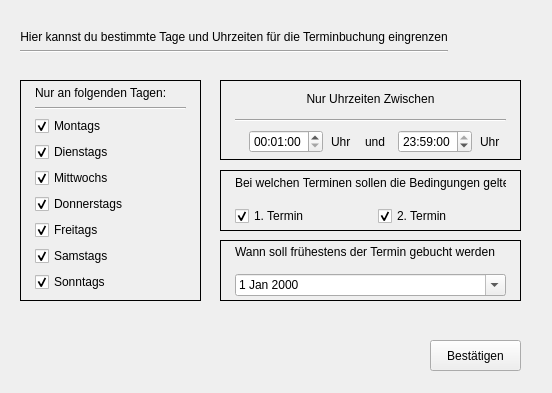
<?xml version="1.0" encoding="UTF-8"?>
<ui version="4.0">
 <class>MainWindow</class>
 <widget class="QMainWindow" name="MainWindow">
  <property name="geometry">
   <rect>
    <x>0</x>
    <y>0</y>
    <width>552</width>
    <height>393</height>
   </rect>
  </property>
  <property name="windowTitle">
   <string>vaccipy</string>
  </property>
  <property name="windowIcon">
   <iconset>
    <normalon>../images/spritze.ico</normalon>
   </iconset>
  </property>
  <widget class="QWidget" name="centralwidget">
   <widget class="QPushButton" name="pushButton">
    <property name="geometry">
     <rect>
      <x>430</x>
      <y>340</y>
      <width>91</width>
      <height>31</height>
     </rect>
    </property>
    <property name="text">
     <string>Bestätigen</string>
    </property>
   </widget>
   <widget class="QWidget" name="verticalLayoutWidget_4">
    <property name="geometry">
     <rect>
      <x>20</x>
      <y>30</y>
      <width>501</width>
      <height>41</height>
     </rect>
    </property>
    <layout class="QVBoxLayout" name="header_layout">
     <property name="sizeConstraint">
      <enum>QLayout::SetFixedSize</enum>
     </property>
     <item>
      <widget class="QLabel" name="header_label">
       <property name="text">
        <string>Hier kannst du bestimmte Tage und Uhrzeiten für die Terminbuchung eingrenzen</string>
       </property>
       <property name="alignment">
        <set>Qt::AlignCenter</set>
       </property>
      </widget>
     </item>
     <item>
      <widget class="Line" name="line_3">
       <property name="orientation">
        <enum>Qt::Horizontal</enum>
       </property>
      </widget>
     </item>
    </layout>
   </widget>
   <widget class="QFrame" name="uhr_frame">
    <property name="geometry">
     <rect>
      <x>220</x>
      <y>80</y>
      <width>301</width>
      <height>80</height>
     </rect>
    </property>
    <property name="sizePolicy">
     <sizepolicy hsizetype="Minimum" vsizetype="Minimum">
      <horstretch>0</horstretch>
      <verstretch>0</verstretch>
     </sizepolicy>
    </property>
    <property name="frameShape">
     <enum>QFrame::Box</enum>
    </property>
    <property name="frameShadow">
     <enum>QFrame::Plain</enum>
    </property>
    <property name="lineWidth">
     <number>1</number>
    </property>
    <widget class="QWidget" name="verticalLayoutWidget_3">
     <property name="geometry">
      <rect>
       <x>10</x>
       <y>0</y>
       <width>281</width>
       <height>81</height>
      </rect>
     </property>
     <layout class="QVBoxLayout" name="uhr_layout">
      <property name="leftMargin">
       <number>5</number>
      </property>
      <property name="topMargin">
       <number>5</number>
      </property>
      <property name="rightMargin">
       <number>5</number>
      </property>
      <property name="bottomMargin">
       <number>5</number>
      </property>
      <item>
       <widget class="QLabel" name="uhr_header_label">
        <property name="frameShadow">
         <enum>QFrame::Sunken</enum>
        </property>
        <property name="text">
         <string>Nur Uhrzeiten Zwischen</string>
        </property>
        <property name="alignment">
         <set>Qt::AlignCenter</set>
        </property>
       </widget>
      </item>
      <item>
       <widget class="Line" name="line_2">
        <property name="orientation">
         <enum>Qt::Horizontal</enum>
        </property>
       </widget>
      </item>
      <item>
       <layout class="QHBoxLayout" name="uhrzeiten_layout" stretch="0,0,0,0,0">
        <property name="spacing">
         <number>8</number>
        </property>
        <property name="leftMargin">
         <number>14</number>
        </property>
        <item>
         <widget class="QTimeEdit" name="start_time">
          <property name="currentSection">
           <enum>QDateTimeEdit::HourSection</enum>
          </property>
          <property name="calendarPopup">
           <bool>false</bool>
          </property>
          <property name="time">
           <time>
            <hour>0</hour>
            <minute>1</minute>
            <second>0</second>
           </time>
          </property>
         </widget>
        </item>
        <item>
         <widget class="QLabel" name="uhr_start_label">
          <property name="text">
           <string>Uhr</string>
          </property>
          <property name="alignment">
           <set>Qt::AlignLeading|Qt::AlignLeft|Qt::AlignVCenter</set>
          </property>
         </widget>
        </item>
        <item>
         <widget class="QLabel" name="und_label">
          <property name="text">
           <string>und</string>
          </property>
          <property name="alignment">
           <set>Qt::AlignLeading|Qt::AlignLeft|Qt::AlignVCenter</set>
          </property>
         </widget>
        </item>
        <item>
         <widget class="QTimeEdit" name="end_time">
          <property name="time">
           <time>
            <hour>23</hour>
            <minute>59</minute>
            <second>0</second>
           </time>
          </property>
         </widget>
        </item>
        <item>
         <widget class="QLabel" name="uhr_end_label">
          <property name="text">
           <string>Uhr</string>
          </property>
          <property name="alignment">
           <set>Qt::AlignLeading|Qt::AlignLeft|Qt::AlignVCenter</set>
          </property>
         </widget>
        </item>
       </layout>
      </item>
     </layout>
    </widget>
   </widget>
   <widget class="QFrame" name="tage_frame">
    <property name="geometry">
     <rect>
      <x>20</x>
      <y>80</y>
      <width>181</width>
      <height>221</height>
     </rect>
    </property>
    <property name="frameShape">
     <enum>QFrame::Box</enum>
    </property>
    <property name="frameShadow">
     <enum>QFrame::Plain</enum>
    </property>
    <widget class="QWidget" name="verticalLayoutWidget">
     <property name="geometry">
      <rect>
       <x>10</x>
       <y>0</y>
       <width>161</width>
       <height>217</height>
      </rect>
     </property>
     <layout class="QVBoxLayout" name="tage_layout">
      <property name="leftMargin">
       <number>5</number>
      </property>
      <property name="topMargin">
       <number>5</number>
      </property>
      <property name="rightMargin">
       <number>5</number>
      </property>
      <property name="bottomMargin">
       <number>5</number>
      </property>
      <item>
       <widget class="QLabel" name="wochentage_label">
        <property name="text">
         <string>Nur an folgenden Tagen:</string>
        </property>
       </widget>
      </item>
      <item>
       <widget class="Line" name="line">
        <property name="orientation">
         <enum>Qt::Horizontal</enum>
        </property>
       </widget>
      </item>
      <item>
       <widget class="QCheckBox" name="mo_check_box">
        <property name="text">
         <string>Montags</string>
        </property>
        <property name="checked">
         <bool>true</bool>
        </property>
       </widget>
      </item>
      <item>
       <widget class="QCheckBox" name="di_check_box">
        <property name="text">
         <string>Dienstags</string>
        </property>
        <property name="checked">
         <bool>true</bool>
        </property>
       </widget>
      </item>
      <item>
       <widget class="QCheckBox" name="mi_check_box">
        <property name="text">
         <string>Mittwochs</string>
        </property>
        <property name="checked">
         <bool>true</bool>
        </property>
       </widget>
      </item>
      <item>
       <widget class="QCheckBox" name="do_check_box">
        <property name="text">
         <string>Donnerstags</string>
        </property>
        <property name="checked">
         <bool>true</bool>
        </property>
       </widget>
      </item>
      <item>
       <widget class="QCheckBox" name="fr_check_box">
        <property name="text">
         <string>Freitags</string>
        </property>
        <property name="checked">
         <bool>true</bool>
        </property>
       </widget>
      </item>
      <item>
       <widget class="QCheckBox" name="sa_check_box">
        <property name="text">
         <string>Samstags</string>
        </property>
        <property name="checked">
         <bool>true</bool>
        </property>
       </widget>
      </item>
      <item>
       <widget class="QCheckBox" name="so_check_box">
        <property name="text">
         <string>Sonntags</string>
        </property>
        <property name="checked">
         <bool>true</bool>
        </property>
       </widget>
      </item>
     </layout>
    </widget>
   </widget>
   <widget class="QFrame" name="termine_frame">
    <property name="geometry">
     <rect>
      <x>220</x>
      <y>170</y>
      <width>301</width>
      <height>61</height>
     </rect>
    </property>
    <property name="frameShape">
     <enum>QFrame::Box</enum>
    </property>
    <property name="frameShadow">
     <enum>QFrame::Plain</enum>
    </property>
    <widget class="QWidget" name="verticalLayoutWidget_2">
     <property name="geometry">
      <rect>
       <x>10</x>
       <y>0</y>
       <width>281</width>
       <height>61</height>
      </rect>
     </property>
     <layout class="QVBoxLayout" name="termine_layout">
      <property name="spacing">
       <number>15</number>
      </property>
      <property name="leftMargin">
       <number>5</number>
      </property>
      <property name="topMargin">
       <number>5</number>
      </property>
      <property name="rightMargin">
       <number>5</number>
      </property>
      <property name="bottomMargin">
       <number>5</number>
      </property>
      <item>
       <widget class="QLabel" name="termine_anwenden_label">
        <property name="text">
         <string>Bei welchen Terminen sollen die Bedingungen gelten?</string>
        </property>
       </widget>
      </item>
      <item>
       <layout class="QHBoxLayout" name="horizontalLayout">
        <item>
         <widget class="QCheckBox" name="erster_termin_check_box">
          <property name="text">
           <string>1. Termin</string>
          </property>
          <property name="checked">
           <bool>true</bool>
          </property>
         </widget>
        </item>
        <item>
         <widget class="QCheckBox" name="zweiter_termin_check_box">
          <property name="text">
           <string>2. Termin</string>
          </property>
          <property name="checked">
           <bool>true</bool>
          </property>
         </widget>
        </item>
       </layout>
      </item>
     </layout>
    </widget>
   </widget>
   <widget class="QFrame" name="datum_frame">
    <property name="geometry">
     <rect>
      <x>220</x>
      <y>240</y>
      <width>301</width>
      <height>61</height>
     </rect>
    </property>
    <property name="frameShape">
     <enum>QFrame::Box</enum>
    </property>
    <property name="frameShadow">
     <enum>QFrame::Plain</enum>
    </property>
    <widget class="QWidget" name="verticalLayoutWidget_5">
     <property name="geometry">
      <rect>
       <x>10</x>
       <y>0</y>
       <width>281</width>
       <height>61</height>
      </rect>
     </property>
     <layout class="QVBoxLayout" name="datum_layout">
      <property name="spacing">
       <number>15</number>
      </property>
      <property name="leftMargin">
       <number>5</number>
      </property>
      <property name="topMargin">
       <number>5</number>
      </property>
      <property name="rightMargin">
       <number>5</number>
      </property>
      <property name="bottomMargin">
       <number>5</number>
      </property>
      <item>
       <widget class="QLabel" name="start_datum_label">
        <property name="text">
         <string>Wann soll frühestens der Termin gebucht werden</string>
        </property>
       </widget>
      </item>
      <item>
       <widget class="QDateEdit" name="start_datum_date">
        <property name="calendarPopup">
         <bool>true</bool>
        </property>
       </widget>
      </item>
     </layout>
    </widget>
   </widget>
  </widget>
 </widget>
 <resources/>
 <connections/>
</ui>
